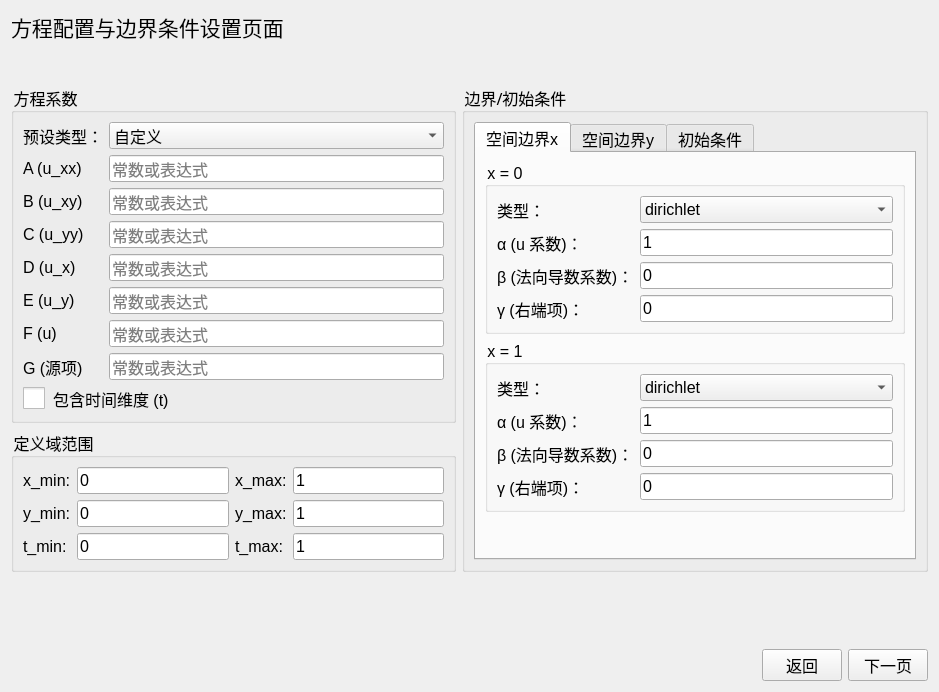
<?xml version="1.0" encoding="UTF-8"?>
<ui version="4.0">
 <class>EquationPage</class>
 <widget class="QWidget" name="EquationPage">
  <property name="geometry">
   <rect>
    <x>0</x>
    <y>0</y>
    <width>939</width>
    <height>692</height>
   </rect>
  </property>
  <property name="font">
   <font>
    <family>Microsoft YaHei</family>
    <pointsize>12</pointsize>
   </font>
  </property>
  <property name="windowTitle">
   <string>EquationPage</string>
  </property>
  <property name="styleSheet">
   <string notr="true">* {
    font-size: 12pt;
    font-family: &quot;Microsoft YaHei&quot;;
}
QLabel#page_label_1 {
	font-size: 16pt;
    font-family: &quot;Microsoft YaHei&quot;;
}
QCheckBox::indicator {
    width: 22px;
    height: 22px;
}
QCheckBox {
    spacing: 8px;
	alignment: 'AlignVCenter';
}</string>
  </property>
  <layout class="QVBoxLayout" name="verticalLayout_42">
   <item>
    <widget class="QLabel" name="page_label_1">
     <property name="text">
      <string>方程配置与边界条件设置页面</string>
     </property>
    </widget>
   </item>
   <item>
    <layout class="QHBoxLayout" name="horizontalLayout_3" stretch="7,9">
     <item>
      <layout class="QVBoxLayout" name="verticalLayout_23">
       <item>
        <spacer name="verticalSpacer_13">
         <property name="orientation">
          <enum>Qt::Vertical</enum>
         </property>
         <property name="sizeHint" stdset="0">
          <size>
           <width>20</width>
           <height>40</height>
          </size>
         </property>
        </spacer>
       </item>
       <item>
        <widget class="QGroupBox" name="eq_group">
         <property name="sizePolicy">
          <sizepolicy hsizetype="Preferred" vsizetype="Preferred">
           <horstretch>0</horstretch>
           <verstretch>0</verstretch>
          </sizepolicy>
         </property>
         <property name="title">
          <string>方程系数</string>
         </property>
         <layout class="QVBoxLayout" name="verticalLayout_4">
          <item>
           <layout class="QVBoxLayout" name="verticalLayout_3">
            <item>
             <layout class="QHBoxLayout" name="horizontalLayout">
              <item>
               <layout class="QVBoxLayout" name="verticalLayout">
                <item>
                 <widget class="QLabel" name="label">
                  <property name="text">
                   <string>预设类型：</string>
                  </property>
                 </widget>
                </item>
                <item>
                 <widget class="QLabel" name="A_label">
                  <property name="text">
                   <string>A (u_xx)</string>
                  </property>
                 </widget>
                </item>
                <item>
                 <widget class="QLabel" name="B_label">
                  <property name="text">
                   <string>B (u_xy)</string>
                  </property>
                 </widget>
                </item>
                <item>
                 <widget class="QLabel" name="C_label">
                  <property name="text">
                   <string>C (u_yy)</string>
                  </property>
                 </widget>
                </item>
                <item>
                 <widget class="QLabel" name="D_label">
                  <property name="text">
                   <string>D (u_x)</string>
                  </property>
                 </widget>
                </item>
                <item>
                 <widget class="QLabel" name="E_label">
                  <property name="text">
                   <string>E (u_y)</string>
                  </property>
                 </widget>
                </item>
                <item>
                 <widget class="QLabel" name="F_label">
                  <property name="text">
                   <string>F (u)</string>
                  </property>
                 </widget>
                </item>
                <item>
                 <widget class="QLabel" name="G_label">
                  <property name="text">
                   <string>G (源项)</string>
                  </property>
                 </widget>
                </item>
               </layout>
              </item>
              <item>
               <layout class="QVBoxLayout" name="verticalLayout_2">
                <item>
                 <widget class="QComboBox" name="preset_combo">
                  <item>
                   <property name="text">
                    <string>自定义</string>
                   </property>
                  </item>
                  <item>
                   <property name="text">
                    <string>一维波动 (u_tt - a^2 u_xx = 0)</string>
                   </property>
                  </item>
                  <item>
                   <property name="text">
                    <string>一维有源波动 (u_tt - a^2 u_xx = G)</string>
                   </property>
                  </item>
                  <item>
                   <property name="text">
                    <string>一维阻尼波动 (u_tt + 2b u_t - a^2 u_xx = 0)</string>
                   </property>
                  </item>
                  <item>
                   <property name="text">
                    <string>电报方程 (u_tt + 2b u_t - a^2 u_xx + c u = 0)</string>
                   </property>
                  </item>
                  <item>
                   <property name="text">
                    <string>一维热传导 (u_t - a^2 u_xx = 0)</string>
                   </property>
                  </item>
                  <item>
                   <property name="text">
                    <string>一维有源热传导 (u_t - a^2 u_xx = G)</string>
                   </property>
                  </item>
                  <item>
                   <property name="text">
                    <string>二维拉普拉斯 (u_xx+u_yy = 0)</string>
                   </property>
                  </item>
                  <item>
                   <property name="text">
                    <string>二维泊松 (u_xx+u_yy = G)</string>
                   </property>
                  </item>
                  <item>
                   <property name="text">
                    <string>亥姆霍兹 (u_xx + u_yy + a^2 u = 0)</string>
                   </property>
                  </item>
                 </widget>
                </item>
                <item>
                 <widget class="QLineEdit" name="A_edit">
                  <property name="text">
                   <string/>
                  </property>
                  <property name="placeholderText">
                   <string>常数或表达式</string>
                  </property>
                 </widget>
                </item>
                <item>
                 <widget class="QLineEdit" name="B_edit">
                  <property name="text">
                   <string/>
                  </property>
                  <property name="placeholderText">
                   <string>常数或表达式</string>
                  </property>
                 </widget>
                </item>
                <item>
                 <widget class="QLineEdit" name="C_edit">
                  <property name="text">
                   <string/>
                  </property>
                  <property name="placeholderText">
                   <string>常数或表达式</string>
                  </property>
                 </widget>
                </item>
                <item>
                 <widget class="QLineEdit" name="D_edit">
                  <property name="text">
                   <string/>
                  </property>
                  <property name="placeholderText">
                   <string>常数或表达式</string>
                  </property>
                 </widget>
                </item>
                <item>
                 <widget class="QLineEdit" name="E_edit">
                  <property name="text">
                   <string/>
                  </property>
                  <property name="placeholderText">
                   <string>常数或表达式</string>
                  </property>
                 </widget>
                </item>
                <item>
                 <widget class="QLineEdit" name="F_edit">
                  <property name="text">
                   <string/>
                  </property>
                  <property name="placeholderText">
                   <string>常数或表达式</string>
                  </property>
                 </widget>
                </item>
                <item>
                 <widget class="QLineEdit" name="G_edit">
                  <property name="text">
                   <string/>
                  </property>
                  <property name="placeholderText">
                   <string>常数或表达式</string>
                  </property>
                 </widget>
                </item>
               </layout>
              </item>
             </layout>
            </item>
            <item>
             <widget class="QCheckBox" name="has_t_check">
              <property name="text">
               <string>包含时间维度 (t)</string>
              </property>
             </widget>
            </item>
           </layout>
          </item>
         </layout>
        </widget>
       </item>
       <item>
        <widget class="QGroupBox" name="field_group">
         <property name="sizePolicy">
          <sizepolicy hsizetype="Preferred" vsizetype="Preferred">
           <horstretch>0</horstretch>
           <verstretch>0</verstretch>
          </sizepolicy>
         </property>
         <property name="title">
          <string>定义域范围</string>
         </property>
         <layout class="QHBoxLayout" name="horizontalLayout_2">
          <item>
           <layout class="QVBoxLayout" name="verticalLayout_7">
            <item>
             <widget class="QLabel" name="label_10">
              <property name="text">
               <string>x_min:</string>
              </property>
             </widget>
            </item>
            <item>
             <widget class="QLabel" name="label_11">
              <property name="text">
               <string>y_min:</string>
              </property>
             </widget>
            </item>
            <item>
             <widget class="QLabel" name="label_13">
              <property name="text">
               <string>t_min:</string>
              </property>
             </widget>
            </item>
           </layout>
          </item>
          <item>
           <layout class="QVBoxLayout" name="verticalLayout_21">
            <item>
             <widget class="QLineEdit" name="x_min_edit">
              <property name="text">
               <string>0</string>
              </property>
              <property name="placeholderText">
               <string/>
              </property>
             </widget>
            </item>
            <item>
             <widget class="QLineEdit" name="y_min_edit">
              <property name="text">
               <string>0</string>
              </property>
              <property name="placeholderText">
               <string/>
              </property>
             </widget>
            </item>
            <item>
             <widget class="QLineEdit" name="t_min_edit">
              <property name="text">
               <string>0</string>
              </property>
              <property name="placeholderText">
               <string/>
              </property>
             </widget>
            </item>
           </layout>
          </item>
          <item>
           <layout class="QVBoxLayout" name="verticalLayout_40">
            <item>
             <widget class="QLabel" name="label_9">
              <property name="text">
               <string>x_max:</string>
              </property>
             </widget>
            </item>
            <item>
             <widget class="QLabel" name="label_12">
              <property name="text">
               <string>y_max:</string>
              </property>
             </widget>
            </item>
            <item>
             <widget class="QLabel" name="label_14">
              <property name="text">
               <string>t_max:</string>
              </property>
             </widget>
            </item>
           </layout>
          </item>
          <item>
           <layout class="QVBoxLayout" name="verticalLayout_41">
            <item>
             <widget class="QLineEdit" name="x_max_edit">
              <property name="text">
               <string>1</string>
              </property>
              <property name="placeholderText">
               <string/>
              </property>
             </widget>
            </item>
            <item>
             <widget class="QLineEdit" name="y_max_edit">
              <property name="text">
               <string>1</string>
              </property>
              <property name="placeholderText">
               <string/>
              </property>
             </widget>
            </item>
            <item>
             <widget class="QLineEdit" name="t_max_edit">
              <property name="text">
               <string>1</string>
              </property>
              <property name="placeholderText">
               <string/>
              </property>
             </widget>
            </item>
           </layout>
          </item>
         </layout>
        </widget>
       </item>
       <item>
        <spacer name="verticalSpacer_14">
         <property name="orientation">
          <enum>Qt::Vertical</enum>
         </property>
         <property name="sizeHint" stdset="0">
          <size>
           <width>20</width>
           <height>40</height>
          </size>
         </property>
        </spacer>
       </item>
       <item>
        <spacer name="verticalSpacer_12">
         <property name="orientation">
          <enum>Qt::Vertical</enum>
         </property>
         <property name="sizeHint" stdset="0">
          <size>
           <width>20</width>
           <height>40</height>
          </size>
         </property>
        </spacer>
       </item>
      </layout>
     </item>
     <item>
      <layout class="QVBoxLayout" name="verticalLayout_39">
       <item>
        <spacer name="verticalSpacer_3">
         <property name="orientation">
          <enum>Qt::Vertical</enum>
         </property>
         <property name="sizeHint" stdset="0">
          <size>
           <width>20</width>
           <height>40</height>
          </size>
         </property>
        </spacer>
       </item>
       <item>
        <widget class="QGroupBox" name="bc_group">
         <property name="title">
          <string>边界/初始条件</string>
         </property>
         <layout class="QVBoxLayout" name="verticalLayout_20">
          <item>
           <widget class="QTabWidget" name="tabWidget">
            <property name="currentIndex">
             <number>0</number>
            </property>
            <widget class="QWidget" name="tab">
             <attribute name="title">
              <string>空间边界x</string>
             </attribute>
             <layout class="QVBoxLayout" name="verticalLayout_14">
              <item>
               <widget class="QGroupBox" name="groupBox_x0">
                <property name="title">
                 <string>x = 0</string>
                </property>
                <layout class="QHBoxLayout" name="horizontalLayout_5">
                 <item>
                  <layout class="QVBoxLayout" name="verticalLayout_5">
                   <item>
                    <widget class="QLabel" name="label_15">
                     <property name="text">
                      <string>类型：</string>
                     </property>
                    </widget>
                   </item>
                   <item>
                    <widget class="QLabel" name="label_16">
                     <property name="text">
                      <string>α (u 系数)：</string>
                     </property>
                    </widget>
                   </item>
                   <item>
                    <widget class="QLabel" name="label_17">
                     <property name="text">
                      <string>β (法向导数系数)：</string>
                     </property>
                    </widget>
                   </item>
                   <item>
                    <widget class="QLabel" name="label_18">
                     <property name="text">
                      <string>γ (右端项)：</string>
                     </property>
                    </widget>
                   </item>
                  </layout>
                 </item>
                 <item>
                  <layout class="QVBoxLayout" name="verticalLayout_6">
                   <item>
                    <widget class="QComboBox" name="bc_x0_type">
                     <item>
                      <property name="text">
                       <string>dirichlet</string>
                      </property>
                     </item>
                     <item>
                      <property name="text">
                       <string>neumann</string>
                      </property>
                     </item>
                     <item>
                      <property name="text">
                       <string>robin</string>
                      </property>
                     </item>
                    </widget>
                   </item>
                   <item>
                    <widget class="QLineEdit" name="bc_x0_alpha">
                     <property name="text">
                      <string>1</string>
                     </property>
                     <property name="placeholderText">
                      <string/>
                     </property>
                    </widget>
                   </item>
                   <item>
                    <widget class="QLineEdit" name="bc_x0_beta">
                     <property name="text">
                      <string>0</string>
                     </property>
                     <property name="placeholderText">
                      <string/>
                     </property>
                    </widget>
                   </item>
                   <item>
                    <widget class="QLineEdit" name="bc_x0_gamma">
                     <property name="text">
                      <string>0</string>
                     </property>
                     <property name="placeholderText">
                      <string/>
                     </property>
                    </widget>
                   </item>
                  </layout>
                 </item>
                </layout>
               </widget>
              </item>
              <item>
               <widget class="QGroupBox" name="groupBox_x1">
                <property name="title">
                 <string>x = 1</string>
                </property>
                <layout class="QHBoxLayout" name="horizontalLayout_6">
                 <item>
                  <layout class="QVBoxLayout" name="verticalLayout_8">
                   <item>
                    <widget class="QLabel" name="label_19">
                     <property name="text">
                      <string>类型：</string>
                     </property>
                    </widget>
                   </item>
                   <item>
                    <widget class="QLabel" name="label_20">
                     <property name="text">
                      <string>α (u 系数)：</string>
                     </property>
                    </widget>
                   </item>
                   <item>
                    <widget class="QLabel" name="label_21">
                     <property name="text">
                      <string>β (法向导数系数)：</string>
                     </property>
                    </widget>
                   </item>
                   <item>
                    <widget class="QLabel" name="label_22">
                     <property name="text">
                      <string>γ (右端项)：</string>
                     </property>
                    </widget>
                   </item>
                  </layout>
                 </item>
                 <item>
                  <layout class="QVBoxLayout" name="verticalLayout_9">
                   <item>
                    <widget class="QComboBox" name="bc_x1_type">
                     <item>
                      <property name="text">
                       <string>dirichlet</string>
                      </property>
                     </item>
                     <item>
                      <property name="text">
                       <string>neumann</string>
                      </property>
                     </item>
                     <item>
                      <property name="text">
                       <string>robin</string>
                      </property>
                     </item>
                    </widget>
                   </item>
                   <item>
                    <widget class="QLineEdit" name="bc_x1_alpha">
                     <property name="text">
                      <string>1</string>
                     </property>
                     <property name="placeholderText">
                      <string/>
                     </property>
                    </widget>
                   </item>
                   <item>
                    <widget class="QLineEdit" name="bc_x1_beta">
                     <property name="text">
                      <string>0</string>
                     </property>
                     <property name="placeholderText">
                      <string/>
                     </property>
                    </widget>
                   </item>
                   <item>
                    <widget class="QLineEdit" name="bc_x1_gamma">
                     <property name="text">
                      <string>0</string>
                     </property>
                     <property name="placeholderText">
                      <string/>
                     </property>
                    </widget>
                   </item>
                  </layout>
                 </item>
                </layout>
               </widget>
              </item>
              <item>
               <spacer name="verticalSpacer_5">
                <property name="orientation">
                 <enum>Qt::Vertical</enum>
                </property>
                <property name="sizeHint" stdset="0">
                 <size>
                  <width>20</width>
                  <height>40</height>
                 </size>
                </property>
               </spacer>
              </item>
             </layout>
            </widget>
            <widget class="QWidget" name="tab_3">
             <attribute name="title">
              <string>空间边界y</string>
             </attribute>
             <layout class="QVBoxLayout" name="verticalLayout_22">
              <item>
               <widget class="QGroupBox" name="groupBox_y0">
                <property name="title">
                 <string>y = 0</string>
                </property>
                <layout class="QHBoxLayout" name="horizontalLayout_7">
                 <item>
                  <layout class="QVBoxLayout" name="verticalLayout_10">
                   <item>
                    <widget class="QLabel" name="label_23">
                     <property name="text">
                      <string>类型：</string>
                     </property>
                    </widget>
                   </item>
                   <item>
                    <widget class="QLabel" name="label_24">
                     <property name="text">
                      <string>α (u 系数)：</string>
                     </property>
                    </widget>
                   </item>
                   <item>
                    <widget class="QLabel" name="label_25">
                     <property name="text">
                      <string>β (法向导数系数)：</string>
                     </property>
                    </widget>
                   </item>
                   <item>
                    <widget class="QLabel" name="label_26">
                     <property name="text">
                      <string>γ (右端项)：</string>
                     </property>
                    </widget>
                   </item>
                  </layout>
                 </item>
                 <item>
                  <layout class="QVBoxLayout" name="verticalLayout_11">
                   <item>
                    <widget class="QComboBox" name="bc_y0_type">
                     <item>
                      <property name="text">
                       <string>dirichlet</string>
                      </property>
                     </item>
                     <item>
                      <property name="text">
                       <string>neumann</string>
                      </property>
                     </item>
                     <item>
                      <property name="text">
                       <string>robin</string>
                      </property>
                     </item>
                    </widget>
                   </item>
                   <item>
                    <widget class="QLineEdit" name="bc_y0_alpha">
                     <property name="text">
                      <string>1</string>
                     </property>
                     <property name="placeholderText">
                      <string/>
                     </property>
                    </widget>
                   </item>
                   <item>
                    <widget class="QLineEdit" name="bc_y0_beta">
                     <property name="text">
                      <string>0</string>
                     </property>
                     <property name="placeholderText">
                      <string/>
                     </property>
                    </widget>
                   </item>
                   <item>
                    <widget class="QLineEdit" name="bc_y0_gamma">
                     <property name="text">
                      <string>0</string>
                     </property>
                     <property name="placeholderText">
                      <string/>
                     </property>
                    </widget>
                   </item>
                  </layout>
                 </item>
                </layout>
               </widget>
              </item>
              <item>
               <widget class="QGroupBox" name="groupBox_y1">
                <property name="title">
                 <string>y = 1</string>
                </property>
                <layout class="QHBoxLayout" name="horizontalLayout_8">
                 <item>
                  <layout class="QVBoxLayout" name="verticalLayout_12">
                   <item>
                    <widget class="QLabel" name="label_27">
                     <property name="text">
                      <string>类型：</string>
                     </property>
                    </widget>
                   </item>
                   <item>
                    <widget class="QLabel" name="label_28">
                     <property name="text">
                      <string>α (u 系数)：</string>
                     </property>
                    </widget>
                   </item>
                   <item>
                    <widget class="QLabel" name="label_29">
                     <property name="text">
                      <string>β (法向导数系数)：</string>
                     </property>
                    </widget>
                   </item>
                   <item>
                    <widget class="QLabel" name="label_30">
                     <property name="text">
                      <string>γ (右端项)：</string>
                     </property>
                    </widget>
                   </item>
                  </layout>
                 </item>
                 <item>
                  <layout class="QVBoxLayout" name="verticalLayout_13">
                   <item>
                    <widget class="QComboBox" name="bc_y1_type">
                     <item>
                      <property name="text">
                       <string>dirichlet</string>
                      </property>
                     </item>
                     <item>
                      <property name="text">
                       <string>neumann</string>
                      </property>
                     </item>
                     <item>
                      <property name="text">
                       <string>robin</string>
                      </property>
                     </item>
                    </widget>
                   </item>
                   <item>
                    <widget class="QLineEdit" name="bc_y1_alpha">
                     <property name="text">
                      <string>1</string>
                     </property>
                     <property name="placeholderText">
                      <string/>
                     </property>
                    </widget>
                   </item>
                   <item>
                    <widget class="QLineEdit" name="bc_y1_beta">
                     <property name="text">
                      <string>0</string>
                     </property>
                     <property name="placeholderText">
                      <string/>
                     </property>
                    </widget>
                   </item>
                   <item>
                    <widget class="QLineEdit" name="bc_y1_gamma">
                     <property name="text">
                      <string>0</string>
                     </property>
                     <property name="placeholderText">
                      <string/>
                     </property>
                    </widget>
                   </item>
                  </layout>
                 </item>
                </layout>
               </widget>
              </item>
              <item>
               <spacer name="verticalSpacer_2">
                <property name="orientation">
                 <enum>Qt::Vertical</enum>
                </property>
                <property name="sizeHint" stdset="0">
                 <size>
                  <width>20</width>
                  <height>40</height>
                 </size>
                </property>
               </spacer>
              </item>
             </layout>
            </widget>
            <widget class="QWidget" name="tab_2">
             <attribute name="title">
              <string>初始条件</string>
             </attribute>
             <layout class="QVBoxLayout" name="verticalLayout_19">
              <item>
               <widget class="QGroupBox" name="groupBox_xt0">
                <property name="title">
                 <string>初始位移</string>
                </property>
                <layout class="QHBoxLayout" name="horizontalLayout_9">
                 <item>
                  <layout class="QVBoxLayout" name="verticalLayout_15">
                   <item>
                    <widget class="QLabel" name="label_31">
                     <property name="text">
                      <string>类型：</string>
                     </property>
                    </widget>
                   </item>
                   <item>
                    <widget class="QLabel" name="label_32">
                     <property name="text">
                      <string>α (u 系数)：</string>
                     </property>
                    </widget>
                   </item>
                   <item>
                    <widget class="QLabel" name="label_33">
                     <property name="text">
                      <string>β (法向导数系数)：</string>
                     </property>
                    </widget>
                   </item>
                   <item>
                    <widget class="QLabel" name="label_34">
                     <property name="text">
                      <string>γ (右端项)：</string>
                     </property>
                    </widget>
                   </item>
                  </layout>
                 </item>
                 <item>
                  <layout class="QVBoxLayout" name="verticalLayout_16">
                   <item>
                    <widget class="QComboBox" name="ic_displacement_type">
                     <item>
                      <property name="text">
                       <string>dirichlet</string>
                      </property>
                     </item>
                     <item>
                      <property name="text">
                       <string>neumann</string>
                      </property>
                     </item>
                     <item>
                      <property name="text">
                       <string>robin</string>
                      </property>
                     </item>
                    </widget>
                   </item>
                   <item>
                    <widget class="QLineEdit" name="ic_displacement_alpha">
                     <property name="text">
                      <string>1</string>
                     </property>
                     <property name="placeholderText">
                      <string/>
                     </property>
                    </widget>
                   </item>
                   <item>
                    <widget class="QLineEdit" name="ic_displacement_beta">
                     <property name="text">
                      <string>0</string>
                     </property>
                     <property name="placeholderText">
                      <string/>
                     </property>
                    </widget>
                   </item>
                   <item>
                    <widget class="QLineEdit" name="ic_displacement_gamma">
                     <property name="text">
                      <string>0</string>
                     </property>
                     <property name="placeholderText">
                      <string/>
                     </property>
                    </widget>
                   </item>
                  </layout>
                 </item>
                </layout>
               </widget>
              </item>
              <item>
               <widget class="QGroupBox" name="groupBox_vt0">
                <property name="title">
                 <string>初始速度</string>
                </property>
                <layout class="QHBoxLayout" name="horizontalLayout_10">
                 <item>
                  <layout class="QVBoxLayout" name="verticalLayout_17">
                   <item>
                    <widget class="QLabel" name="label_35">
                     <property name="text">
                      <string>类型：</string>
                     </property>
                    </widget>
                   </item>
                   <item>
                    <widget class="QLabel" name="label_36">
                     <property name="text">
                      <string>α (u 系数)：</string>
                     </property>
                    </widget>
                   </item>
                   <item>
                    <widget class="QLabel" name="label_37">
                     <property name="text">
                      <string>β (法向导数系数)：</string>
                     </property>
                    </widget>
                   </item>
                   <item>
                    <widget class="QLabel" name="label_38">
                     <property name="text">
                      <string>γ (右端项)：</string>
                     </property>
                    </widget>
                   </item>
                  </layout>
                 </item>
                 <item>
                  <layout class="QVBoxLayout" name="verticalLayout_18">
                   <item>
                    <widget class="QComboBox" name="ic_velocity_type">
                     <item>
                      <property name="text">
                       <string>dirichlet</string>
                      </property>
                     </item>
                     <item>
                      <property name="text">
                       <string>neumann</string>
                      </property>
                     </item>
                     <item>
                      <property name="text">
                       <string>robin</string>
                      </property>
                     </item>
                    </widget>
                   </item>
                   <item>
                    <widget class="QLineEdit" name="ic_velocity_alpha">
                     <property name="text">
                      <string>1</string>
                     </property>
                     <property name="placeholderText">
                      <string/>
                     </property>
                    </widget>
                   </item>
                   <item>
                    <widget class="QLineEdit" name="ic_velocity_beta">
                     <property name="text">
                      <string>0</string>
                     </property>
                     <property name="placeholderText">
                      <string/>
                     </property>
                    </widget>
                   </item>
                   <item>
                    <widget class="QLineEdit" name="ic_velocity_gamma">
                     <property name="text">
                      <string>0</string>
                     </property>
                     <property name="placeholderText">
                      <string/>
                     </property>
                    </widget>
                   </item>
                  </layout>
                 </item>
                </layout>
               </widget>
              </item>
              <item>
               <spacer name="verticalSpacer">
                <property name="orientation">
                 <enum>Qt::Vertical</enum>
                </property>
                <property name="sizeHint" stdset="0">
                 <size>
                  <width>20</width>
                  <height>40</height>
                 </size>
                </property>
               </spacer>
              </item>
             </layout>
            </widget>
           </widget>
          </item>
         </layout>
        </widget>
       </item>
       <item>
        <spacer name="verticalSpacer_10">
         <property name="orientation">
          <enum>Qt::Vertical</enum>
         </property>
         <property name="sizeHint" stdset="0">
          <size>
           <width>20</width>
           <height>40</height>
          </size>
         </property>
        </spacer>
       </item>
       <item>
        <spacer name="verticalSpacer_11">
         <property name="orientation">
          <enum>Qt::Vertical</enum>
         </property>
         <property name="sizeHint" stdset="0">
          <size>
           <width>20</width>
           <height>40</height>
          </size>
         </property>
        </spacer>
       </item>
      </layout>
     </item>
    </layout>
   </item>
   <item>
    <layout class="QHBoxLayout" name="bottom_layout">
     <item>
      <spacer name="horizontalSpacer">
       <property name="orientation">
        <enum>Qt::Horizontal</enum>
       </property>
       <property name="sizeHint" stdset="0">
        <size>
         <width>40</width>
         <height>20</height>
        </size>
       </property>
      </spacer>
     </item>
     <item>
      <widget class="QPushButton" name="back_button">
       <property name="text">
        <string> 返回 </string>
       </property>
      </widget>
     </item>
     <item>
      <widget class="QPushButton" name="next_page_button">
       <property name="text">
        <string>下一页</string>
       </property>
      </widget>
     </item>
    </layout>
   </item>
  </layout>
 </widget>
 <resources/>
 <connections/>
</ui>
